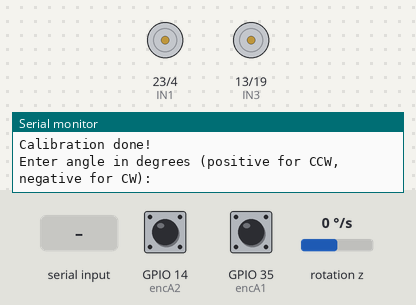
Recording of a sketch running on a simulated ESP32. Shown: motor-driver pin pairs drawn as motors (green arrow = first pin HIGH = forward, orange = second pin HIGH = backward, longer = more drive, scaled by the enable pin), the last lines printed to the serial monitor. Inputs (shaded band) come from the test bench; at power-on: rotation z 0 °/s, GPIO 14 (encA2) HIGH, GPIO 35 (encA1) HIGH.

Above: at 2.7 s.
2.8 s: "90,45\n" received over Serial
At 3.6 s:
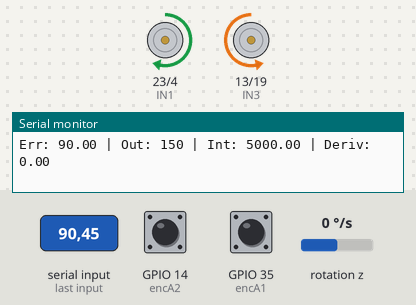
4.3 s: rotation z set to -100 °/s
At 4.96 s:
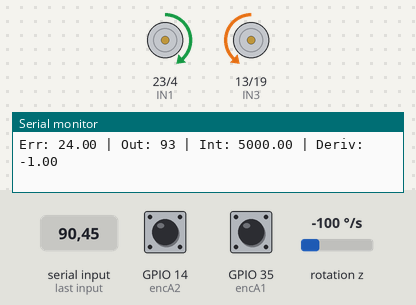
6.6 s: "30,150\n" received over Serial
8.7 s: rotation z set to -192 °/s
11.7 s: rotation z set to 0 °/s
At 12.6 s:
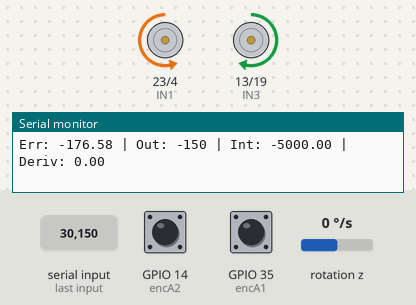
Timing chart, 0 to 14.2 s (numbered marks = the images above; inputs shaded):
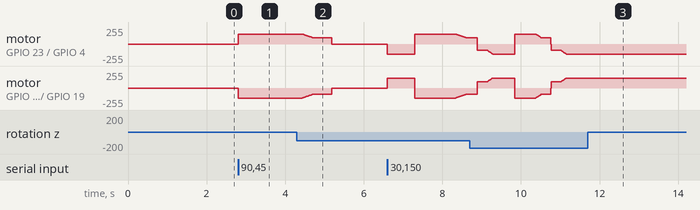

Measured:
- after the input at 2.8 s, motor on GPIO 23 (IN1) / GPIO 4 (IN2): stopped → forward 150/255 at once; motor on GPIO 13 (IN3) / GPIO 19 (IN4): stopped → backward 150/255 at once
- after the input at 4.3 s, motor on GPIO 23 (IN1) / GPIO 4 (IN2): moves from forward 150/255 to stopped over 0.74 s, starting after 0.14 s; motor on GPIO 13 (IN3) / GPIO 19 (IN4): moves from backward 150/255 to stopped over 0.74 s, starting after 0.14 s
- after the input at 11.7 s, motor on GPIO 23 (IN1) / GPIO 4 (IN2): stays backward 150/255 (without the input it goes to forward 150/255 after 0.02 s); motor on GPIO 13 (IN3) / GPIO 19 (IN4): stays forward 150/255 (without the input it goes to backward 150/255 after 0.02 s)

The sketch:

angle_test.ino
```cpp
#include <Wire.h>
#include <MPU6050.h>

MPU6050 mpu;

// Motor pins
#define ENA 18
#define ENB 17
#define IN1 23
#define IN2 4
#define IN3 13
#define IN4 19

// Encoder pins
#define encA1 35
#define encB1 36
#define encA2 14
#define encB2 16

// Variables for IMU
const int calibration_samples = 500;
float gyroZ_calibration = 0;
float theta_imu = 90.0;
unsigned long last_time;

// Variables for encoder
volatile long val_R = 0;
volatile long val_L = 0;
long val_R_prev = 0;
long val_L_prev = 0;

// Robot parameters
float diameter = 6.7;
float wheel_k = (PI * diameter);  // cm
float L = 26.9;                   // Robot width in cm
float ppr = 11.0;
float gearbox_ratio = 45.0;
float theta = PI / 2;             // rad

// Control parameters
float Kp = 2;
float Ki = 0.00;
float Kd = 2.5;
float target_angle = 0;
int rotation_speed = 150;
float angle_threshold = 0.2;  // degrees
bool use_imu = 1;           // true = IMU, false = Encoder


// ============================
// PID-based Rotation Function
// ============================
void rotateToAngle(float target_deg) {
  float initial_angle = use_imu ? theta_imu : (theta * 180 / PI);
  float target_absolute = initial_angle + target_deg;

  // PID variables
  float integral = 0;
  float last_error = 0;
  unsigned long lastPIDTime = millis();

  while (true) {
    // Update sensor data
    if (use_imu) update_imu();
    else update_encoder();

    // Hitung error
    float current_angle = use_imu ? theta_imu : (theta * 180 / PI);
    float error = target_absolute - current_angle;

    // Normalisasi error ke -180..180
    while (error > 180) error -= 360;
    while (error < -180) error += 360;

    // Jika sudah mendekati target, berhenti
    if (abs(error) < angle_threshold) {
      setMotor(0, 0);
      Serial.println("✅ Target angle reached!");
      break;
    }

    // Hitung delta waktu
    // unsigned long now = millis();
    // float dt = (now - lastPIDTime) / 1000.0;
    // lastPIDTime = now;

    // Komponen PID
    integral += error;
    float derivative = (error - last_error);
    last_error = error;

    // Anti-windup
    if (integral > 5000) integral = 5000;
    if (integral < -5000) integral = -5000;

    // Hitung output PID
    float output = (Kp * error) + (Ki * integral) + (Kd * derivative);

    // Batasi output sesuai kecepatan rotasi maksimum
    int speed = constrain((int)output, -rotation_speed, rotation_speed);

    // Deadzone compensation (agar motor tetap bergerak di error kecil)
    if (speed > 0 && speed < 93) speed = 93;
    else if (speed < 0 && speed > -93) speed = -93;

    // Set motor (berlawanan arah untuk rotasi)
    setMotor(speed, -speed);

    // Debugging info
    Serial.print("Err: "); Serial.print(error);
    Serial.print(" | Out: "); Serial.print(speed);
    Serial.print(" | Int: "); Serial.print(integral);
    Serial.print(" | Deriv: "); Serial.println(derivative);

    delay(10);
  }
}


// ============================
// Motor Control
// ============================
void init_motor() {
  pinMode(ENA, OUTPUT);
  pinMode(ENB, OUTPUT);
  pinMode(IN1, OUTPUT);
  pinMode(IN2, OUTPUT);
  pinMode(IN3, OUTPUT);
  pinMode(IN4, OUTPUT);
}

void setMotor(int right_speed, int left_speed) {
  // Motor kanan
  if (right_speed > 0) {
    digitalWrite(IN1, HIGH);
    digitalWrite(IN2, LOW);
  } else if (right_speed < 0) {
    digitalWrite(IN1, LOW);
    digitalWrite(IN2, HIGH);
  } else {
    digitalWrite(IN1, LOW);
    digitalWrite(IN2, LOW);
  }
  analogWrite(ENA, abs(right_speed));

  // Motor kiri
  if (left_speed > 0) {
    digitalWrite(IN3, HIGH);
    digitalWrite(IN4, LOW);
  } else if (left_speed < 0) {
    digitalWrite(IN3, LOW);
    digitalWrite(IN4, HIGH);
  } else {
    digitalWrite(IN3, LOW);
    digitalWrite(IN4, LOW);
  }
  analogWrite(ENB, abs(left_speed));
}


// ============================
// Encoder Update
// ============================
void IRAM_ATTR Read_R() {
  if (digitalRead(encB1) == LOW) val_R++;
  else val_R--;
}

void IRAM_ATTR Read_L() {
  if (digitalRead(encB2) == LOW) val_L++;
  else val_L--;
}

void update_encoder() {
  long d_right = val_R - val_R_prev;
  long d_left = val_L - val_L_prev;
  val_R_prev = val_R;
  val_L_prev = val_L;

  float dTheta = (d_right - d_left) * (wheel_k) / (L * gearbox_ratio * ppr);
  theta += dTheta;

  if (theta > PI) theta -= 2 * PI;
  if (theta < -PI) theta += 2 * PI;
}


// ============================
// IMU Functions
// ============================
void calib_imu() {
  Wire.begin(21, 22, 10000);
  mpu.initialize();
  mpu.setFullScaleGyroRange(MPU6050_GYRO_FS_250);

  Serial.println("Calibrating gyro...");
  for (int i = 0; i < calibration_samples; i++) {
    gyroZ_calibration += mpu.getRotationZ();
    delay(3);
  }
  gyroZ_calibration /= calibration_samples;
  Serial.println("Calibration done!");
  last_time = millis();
}

void update_imu() {
  unsigned long current_time = millis();
  float dt = (current_time - last_time) / 1000.0;
  last_time = current_time;

  float gyroZ = (mpu.getRotationZ() - gyroZ_calibration) / 131.0;
  theta_imu -= gyroZ * dt;

  if (theta_imu < 0) theta_imu += 360;
  if (theta_imu >= 360) theta_imu -= 360;
}


// ============================
// Setup & Loop
// ============================
void setup() {
  Serial.begin(115200);

  // Initialize motors
  init_motor();

  // Initialize encoders
  pinMode(encA1, INPUT);
  pinMode(encB1, INPUT);
  pinMode(encA2, INPUT);
  pinMode(encB2, INPUT);
  attachInterrupt(encA1, Read_R, RISING);
  attachInterrupt(encA2, Read_L, RISING);

  // Initialize IMU
  calib_imu();

  Serial.println("Enter angle in degrees (positive for CCW, negative for CW):");
}

void loop() {
  if (Serial.available() > 0) {
    String input = Serial.readStringUntil('\n');
    target_angle = input.toFloat();

    Serial.print("Rotating to ");
    Serial.print(target_angle);
    Serial.println(" degrees...");

    rotateToAngle(target_angle);
  }
}
```
